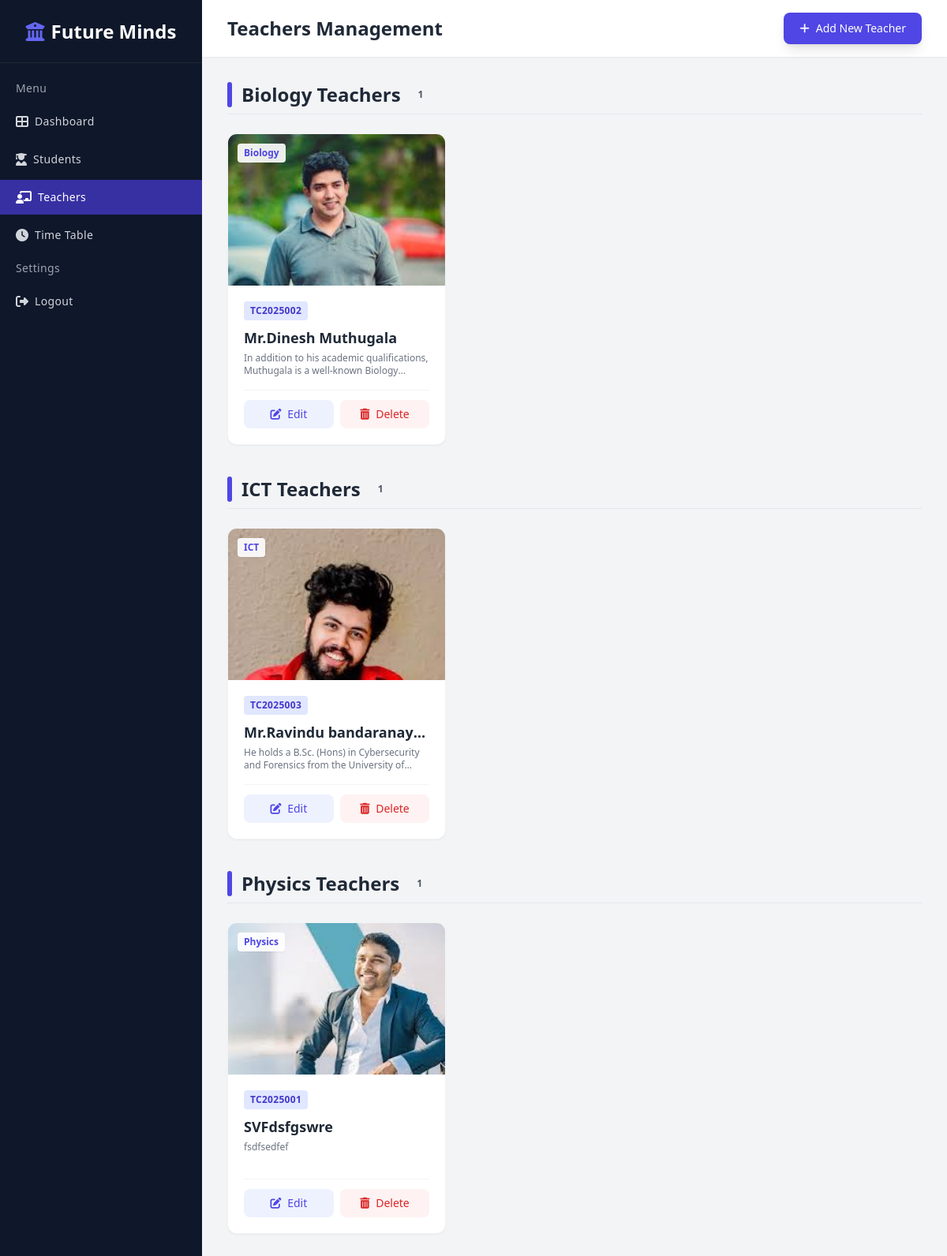
Page /admin/teachers.php on the committed database.
### tables this page shows
CREATE TABLE `teachers` (
  `teacher_id` int(11) NOT NULL,
  `teacher_number` varchar(20) NOT NULL,
  `password` varchar(255) NOT NULL,
  `full_name` varchar(150) NOT NULL,
  `phone` varchar(20) NOT NULL,
  `subject` varchar(100) NOT NULL,
  `description` text DEFAULT NULL,
  `image` varchar(255) DEFAULT NULL,
  `status` int(1) NOT NULL DEFAULT 1,
  `created_at` timestamp NOT NULL DEFAULT current_timestamp()
);

### admin/teachers.php (the view, shortened to what this page needs)
<?php
include 'db_con.php';
?>
<!DOCTYPE html>
<html lang="en">
<head>
    <script src="https://cdn.tailwindcss.com"></script>
    <link rel="stylesheet" href="https://cdnjs.cloudflare.com/ajax/libs/font-awesome/6.4.0/css/all.min.css">
</head>
<body class="bg-gray-100 font-sans antialiased">
    <?php include('includes/sidebar.php'); ?>
    <div class="ml-64 flex flex-col min-h-screen">
        <header class="bg-white shadow-sm py-4 px-8 flex justify-between items-center sticky top-0 z-40">
            <h2 class="text-2xl font-bold text-gray-800">Teachers Management</h2>
            <div class="flex items-center gap-4">
                <a href="add_teacher.php" class="bg-indigo-600 text-white px-5 py-2.5 rounded-lg text-sm font-medium hover:bg-indigo-700 transition shadow-lg flex items-center gap-2">
                    <i class="fas fa-plus"></i> Add New Teacher
                </a>
            </div>
        </header>
        <main class="p-8">
            <?php
            $sql = "SELECT * FROM teachers WHERE status = 1 ORDER BY subject ASC, teacher_id DESC";
            $result = $conn->query($sql);
            $teachers_by_subject = [];
            if ($result->num_rows > 0) {
                while($row = $result->fetch_assoc()) {
                    $teachers_by_subject[$row['subject']][] = $row;
                }
            }
            if (!empty($teachers_by_subject)) {
                foreach ($teachers_by_subject as $subject => $teachers) {
            ?>
                <div class="mb-10">
                    <div class="flex items-center gap-3 mb-6 border-b border-gray-200 pb-2">
                        <div class="h-8 w-1.5 bg-indigo-600 rounded-full"></div>
                        <h2 class="text-2xl font-bold text-gray-800"><?php echo htmlspecialchars($subject); ?> Teachers</h2>
                        <span class="bg-gray-100 text-gray-600 text-xs font-semibold px-2.5 py-0.5 rounded-full">
                            <?php echo count($teachers); ?>
                        </span>
                    </div>
                    <div class="grid grid-cols-1 md:grid-cols-2 lg:grid-cols-3 xl:grid-cols-4 gap-6">
                        <?php foreach ($teachers as $row) {
                            $img = $row['image'];
                            $imgPath = "../assets/images/teachers/" . $img;
                        ?>
                        <div class="bg-white rounded-xl shadow-sm border border-gray-100 overflow-hidden hover:shadow-md transition group">
                            <div class="relative h-48 overflow-hidden bg-gray-100">
                                <img src="<?php echo $imgPath; ?>" alt="<?php echo htmlspecialchars($row['full_name']); ?>"
                                     class="w-full h-full object-cover object-top transition-transform duration-500 group-hover:scale-105">
                                <div class="absolute top-3 left-3 bg-white/90 backdrop-blur-sm px-2 py-1 rounded text-xs font-bold text-indigo-600 shadow-sm">
                                    <?php echo htmlspecialchars($row['subject']); ?>
                                </div>
                            </div>
                            <div class="p-5">
                                <div class="flex justify-between items-center mb-2">
                                    <span class="bg-indigo-100 text-indigo-700 text-xs font-bold px-2 py-1 rounded uppercase tracking-wide">
                                        <?php echo isset($row['teacher_number']) ? htmlspecialchars($row['teacher_number']) : 'NO ID'; ?>
                                    </span>
                                </div>
                                <h3 class="font-bold text-gray-800 text-lg mb-1 truncate"><?php echo htmlspecialchars($row['full_name']); ?></h3>
                                <p class="text-gray-500 text-xs mb-4 line-clamp-2 h-8"><?php echo htmlspecialchars($row['description']); ?></p>
                                <div class="flex gap-2 pt-3 border-t border-gray-100">
                                    <a href="edit_teacher.php?id=<?php echo $row['teacher_id']; ?>"
                                       class="flex-1 bg-indigo-50 text-indigo-600 py-2 rounded-lg text-sm font-medium hover:bg-indigo-100 transition text-center group-hover:bg-indigo-600 group-hover:text-white">
                                        <i class="fas fa-edit mr-1"></i> Edit
                                    </a>
                                    <a href="delete_teacher.php?id=<?php echo $row['teacher_id']; ?>"
                                       onclick="return confirm('Are you sure you want to remove this teacher?');"
                                       class="flex-1 bg-red-50 text-red-600 py-2 rounded-lg text-sm font-medium hover:bg-red-100 transition text-center group-hover:bg-red-600 group-hover:text-white">
                                        <i class="fas fa-trash-alt mr-1"></i> Delete
                                    </a>
                                </div>
                            </div>
                        </div>
                        <?php }  ?>
                    </div>
                </div>
                <?php
                }
            } ?>
        </main>
    </div>
</body>
</html>

### admin/includes/sidebar.php
<?php
$current_page = basename($_SERVER['PHP_SELF']);
?>
<div class="fixed left-0 top-0 w-64 h-full bg-slate-900 text-white transition-all duration-300 z-50 sidebar-menu">
    <div class="flex items-center justify-center h-20 border-b border-gray-800">
        <div class="text-2xl font-bold text-white flex items-center gap-2">
            <i class="fas fa-university text-indigo-500"></i>
            <span>Future Minds</span>
        </div>
    </div>
    <div class="overflow-y-auto overflow-x-hidden flex-grow">
        <ul class="flex flex-col py-4 space-y-1">
            <li class="px-5">
                <div class="flex flex-row items-center h-8">
                    <div class="text-sm font-light tracking-wide text-gray-400">Menu</div>
                </div>
            </li>
            <li>
                <a href="index.php"
                    class="relative flex flex-row items-center h-11 focus:outline-none hover:bg-indigo-600 text-gray-300 hover:text-white border-l-4 border-transparent hover:border-indigo-400 pr-6 <?php echo ($current_page == 'index.php') ? 'bg-indigo-800 text-white border-indigo-500' : ''; ?>">
                    <span class="inline-flex justify-center items-center ml-4">
                        <i class="fas fa-th-large"></i>
                    </span>
                    <span class="ml-2 text-sm tracking-wide truncate">Dashboard</span>
                </a>
            </li>
            <li>
                <a href="student.php"
                    class="relative flex flex-row items-center h-11 focus:outline-none hover:bg-indigo-600 text-gray-300 hover:text-white border-l-4 border-transparent hover:border-indigo-400 pr-6 <?php echo ($current_page == 'student.php' || $current_page == 'student_status.php') ? 'bg-indigo-800 text-white border-indigo-500' : ''; ?>">
                    <span class="inline-flex justify-center items-center ml-4">
                        <i class="fas fa-user-graduate"></i>
                    </span>
                    <span class="ml-2 text-sm tracking-wide truncate">Students</span>
                </a>
            </li>
            <li>
                <a href="teachers.php"
                    class="relative flex flex-row items-center h-11 focus:outline-none hover:bg-indigo-600 text-gray-300 hover:text-white border-l-4 border-transparent hover:border-indigo-400 pr-6 <?php echo ($current_page == 'teachers.php' || $current_page == 'add_teacher.php') ? 'bg-indigo-800 text-white border-indigo-500' : ''; ?>">
                    <span class="inline-flex justify-center items-center ml-4">
                        <i class="fas fa-chalkboard-teacher"></i>
                    </span>
                    <span class="ml-2 text-sm tracking-wide truncate">Teachers</span>
                </a>
            </li>
            <li>
                <a href="timetable.php"
                    class="relative flex flex-row items-center h-11 focus:outline-none hover:bg-indigo-600 text-gray-300 hover:text-white border-l-4 border-transparent hover:border-indigo-400 pr-6 <?php echo ($current_page == 'timetable.php' || $current_page == 'add_timetable.php' || $current_page == 'edit_timetable.php') ? 'bg-indigo-800 text-white border-indigo-500' : ''; ?>">
                    <span class="inline-flex justify-center items-center ml-4">
                        <i class="fas fa-clock"></i>
                    </span>
                    <span class="ml-2 text-sm tracking-wide truncate">Time Table</span>
                </a>
            </li>
            <li class="px-5 mt-5">
                <div class="flex flex-row items-center h-8">
                    <div class="text-sm font-light tracking-wide text-gray-400">Settings</div>
                </div>
            </li>
            <li>
                <a href="../lib/logout.php"
                    class="relative flex flex-row items-center h-11 focus:outline-none hover:bg-red-600 text-gray-300 hover:text-white border-l-4 border-transparent hover:border-red-400 pr-6">
                    <span class="inline-flex justify-center items-center ml-4">
                        <i class="fas fa-sign-out-alt"></i>
                    </span>
                    <span class="ml-2 text-sm tracking-wide truncate">Logout</span>
                </a>
            </li>
        </ul>
    </div>
</div>

### admin/teachers.php (style rules this page uses)
body { font-family: 'Poppins', sans-serif; }

### rows in the picture
teachers: image (picture), subject "Biology", teacher_number "TC2025002", full_name "Mr.Dinesh Muthugala", description "In addition to his academic qualifications, Muthugala is a well-known…"
teachers: image (picture), subject "ICT", teacher_number "TC2025003", full_name "Mr.Ravindu bandaranay…", description "He holds a B.Sc. (Hons) in Cybersecurity and Forensics from the University…"
teachers: image (picture), subject "Physics", teacher_number "TC2025001", full_name "SVFdsfgswre", description "fsdfsedfef"

### other values in the picture
$subject "Biology"
count($teachers) "1"
$subject "ICT"
$subject "Physics"
